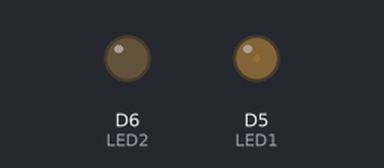
This sketch was run on a simulated ESP8266 (NodeMCU). Shown: output pins drawn as LEDs (lit = HIGH).

Above: at 0.05 s.
At 0.8 s:
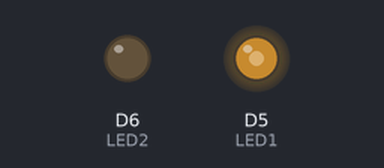
At 1.55 s:
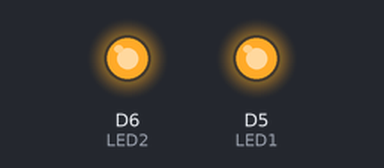
At 3.0 s:
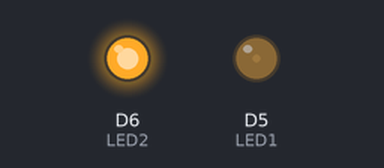
Timing chart, 0 to 7.0 s (numbered marks = the images above):
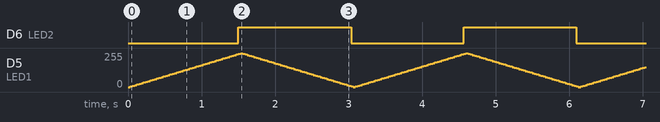

The sketch:

myFade.ino
```cpp
/*
  Fade

  This example shows how to fade an LED on using the analogWrite()
  function.

  The analogWrite() function uses PWM, so if you want to change the pin you're
  using, be sure to use another PWM capable pin.

*/

#define LED1 D5 // the PWM pin the LED is attached to
#define LED2 D6 // The other LED

int brightness = 0;    // how bright the LED is
int fadeAmount = 5;    // how many points to fade the LED by

// the setup routine runs once when you press reset:
void setup() {
  // declare pins to be an output:
  pinMode(LED1, OUTPUT);
  pinMode(LED2, OUTPUT);
}

// the loop routine runs over and over again forever:
void loop() {
  // set the brightness of LED1
  analogWrite(LED1, brightness);

  // change the brightness for next time through the loop:
  brightness = brightness + fadeAmount;

  if (brightness >= 255) digitalWrite(LED2, HIGH);
  if (brightness <= 0) digitalWrite(LED2, LOW);

  // reverse the direction of the fading at the ends of the fade:
  if (brightness <= 0 || brightness >= 255) {
    fadeAmount = -fadeAmount;
  }
  // wait for 30 milliseconds to see the dimming effect
  delay(30);
}
```

Measured:
- by itself, D6 (LED2): alternates HIGH for 1.5 s and LOW for 1.5 s
